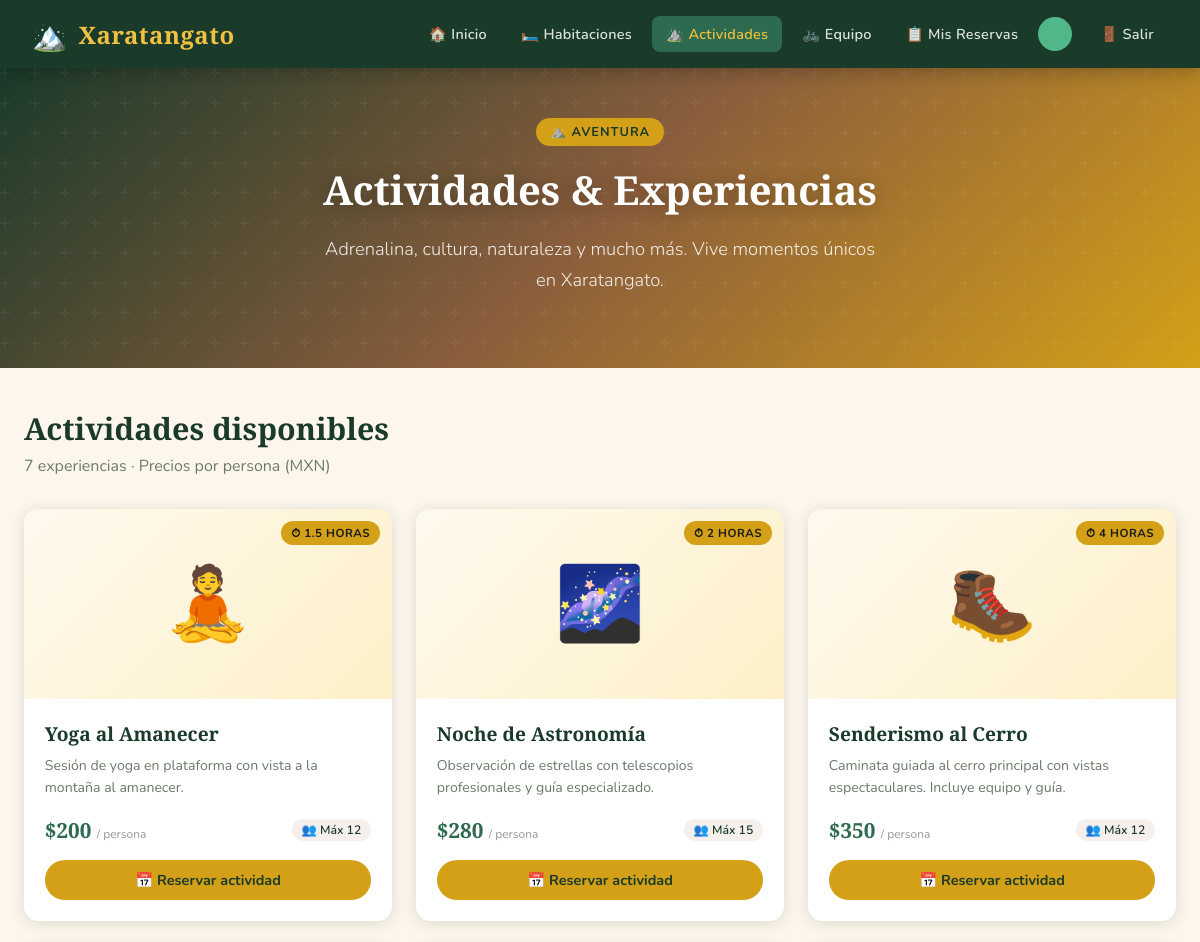
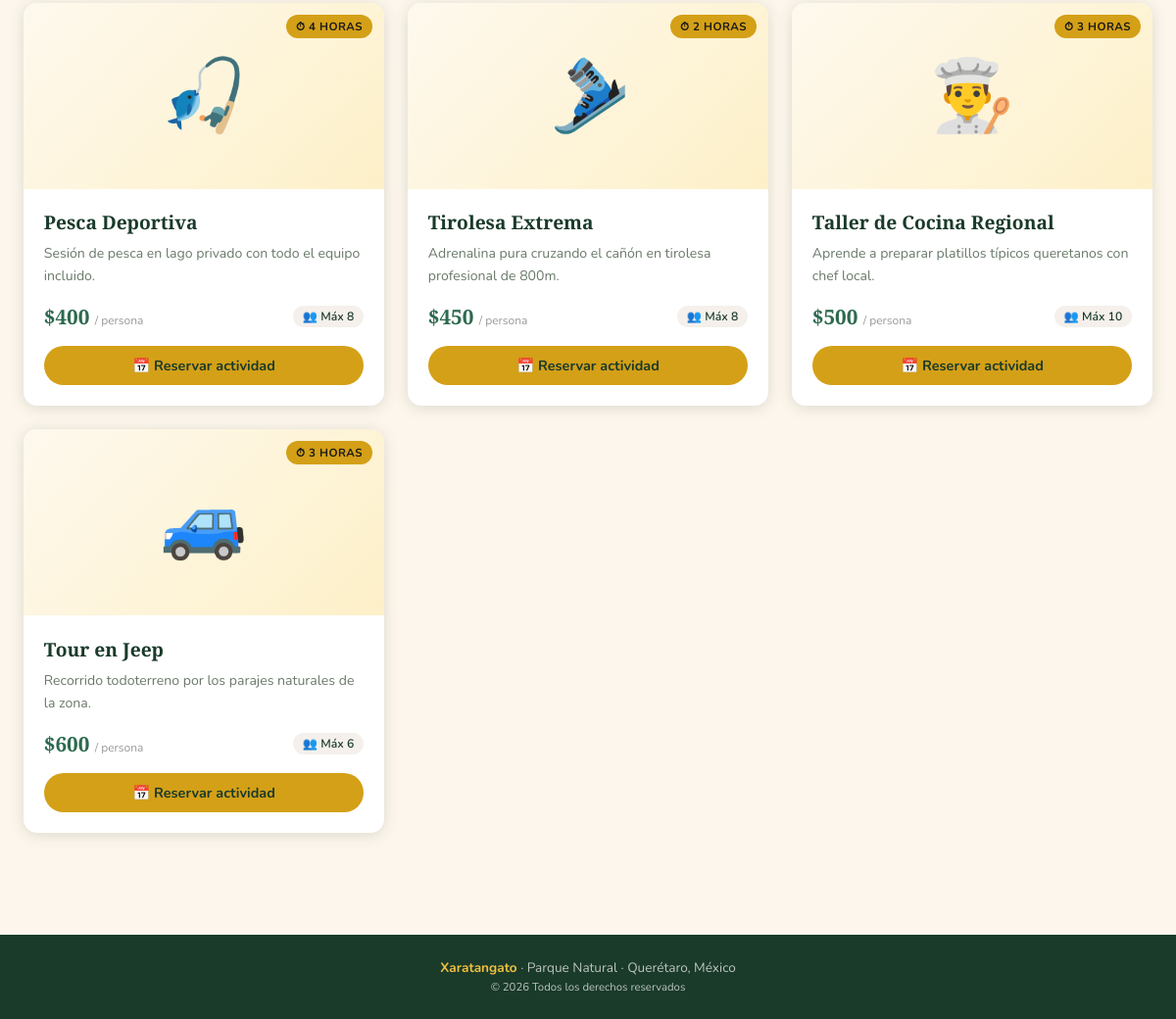
/xaratangato/actividades.php (signed in), run on the app's committed database (2 pictures, top to bottom).
### tables this page shows
CREATE TABLE IF NOT EXISTS actividades (
    id INT AUTO_INCREMENT PRIMARY KEY,
    nombre VARCHAR(100) NOT NULL,
    descripcion TEXT,
    precio DECIMAL(10,2) NOT NULL,
    duracion VARCHAR(50),
    capacidad_max INT DEFAULT 10,
    imagen VARCHAR(255),
    disponible TINYINT(1) DEFAULT 1
);

### xaratangato/includes/auth.php (called while the page is built, shortened)
<?php
function isLoggedIn() {
    return isset($_SESSION['user_id']);
}
?>

### xaratangato/actividades.php (the view, shortened to what this page needs)
<?php
require_once 'includes/auth.php';
$db = getDB();
$result = $db->query("SELECT * FROM actividades WHERE disponible=1 ORDER BY precio ASC");
$actividades = $result->fetch_all(MYSQLI_ASSOC);
$emojis = [
    'Senderismo'  => '🥾',
    'Tirolesa'    => '🎿',
    'Taller'      => '👨‍🍳',
    'Noche'       => '🌌',
    'Tour'        => '🚙',
    'Pesca'       => '🎣',
    'Yoga'        => '🧘',
];
function getEmoji($nombre, $emojis) {
    foreach ($emojis as $key => $emoji) {
        if (stripos($nombre, $key) !== false) return $emoji;
    }
    return '⛰️';
}
?>
<!DOCTYPE html>
<html lang="es">
<head>
<link rel="stylesheet" href="css/styles.css">
</head>
<body>
<?php include 'includes/navbar.php'; ?>
<div class="hero" style="padding:50px 2rem 40px;background:linear-gradient(135deg,#1a3a2a,#8b5e3c,#d4a017);">
  <div class="hero-badge">⛰️ Aventura</div>
  <h1 class="hero-title" style="font-size:2.5rem;">Actividades & Experiencias</h1>
  <p class="hero-subtitle">Adrenalina, cultura, naturaleza y mucho más. Vive momentos únicos en Xaratangato.</p>
</div>
<div class="section-content">
  <h2 class="section-title">Actividades disponibles</h2>
  <p class="section-desc"><?= count($actividades) ?> experiencias · Precios por persona (MXN)</p>
  <div class="cards-grid">
    <?php foreach ($actividades as $a):
      $emoji = getEmoji($a['nombre'], $emojis);
    ?>
    <div class="card">
      <div class="card-img">
        <div class="img-placeholder" style="background:linear-gradient(135deg,#fef9ee,#fdf0c8);"><?= $emoji ?></div>
        <span class="card-badge" style="background:var(--dorado);color:#1a1a1a;">⏱ <?= htmlspecialchars($a['duracion']) ?></span>
      </div>
      <div class="card-body">
        <h3 class="card-title"><?= htmlspecialchars($a['nombre']) ?></h3>
        <p class="card-desc"><?= htmlspecialchars($a['descripcion']) ?></p>
        <div class="card-meta">
          <div class="card-price">$<?= number_format($a['precio'],0) ?> <small>/ persona</small></div>
          <div class="card-info">
            <span class="tag">👥 Máx <?= $a['capacidad_max'] ?></span>
          </div>
        </div>
        <button class="btn btn-gold"
          onclick="abrirModalActividad(<?= $a['id'] ?>,'<?= addslashes($a['nombre']) ?>',<?= $a['precio'] ?>,<?= $a['capacidad_max'] ?>)"
          style="width:100%;">
          📅 Reservar actividad
        </button>
      </div>
    </div>
    <?php endforeach; ?>
  </div>
</div>
<footer>
  <strong>Xaratangato</strong> · Parque Natural · Querétaro, México<br>
  <small>© <?= date('Y') ?> Todos los derechos reservados</small>
</footer>
</body>
</html>

### xaratangato/includes/navbar.php (shortened to what this page needs)
<?php
$current = basename($_SERVER['PHP_SELF']);
?>
<nav class="navbar">
  <a href="<?= APP_URL ?>/index.php" class="navbar-brand">
    <span class="brand-icon">🏔️</span> Xaratangato
  </a>
  <ul class="nav-links" id="navLinks">
    <?php if (isLoggedIn()): ?>
      <li><a href="index.php" class="<?= $current==='index.php'?'active':'' ?>">🏠 Inicio</a></li>
      <li><a href="habitaciones.php" class="<?= $current==='habitaciones.php'?'active':'' ?>">🛏️ Habitaciones</a></li>
      <li><a href="actividades.php" class="<?= $current==='actividades.php'?'active':'' ?>">⛰️ Actividades</a></li>
      <li><a href="equipo.php" class="<?= $current==='equipo.php'?'active':'' ?>">🚲 Equipo</a></li>
      <li><a href="mis-reservas.php" class="<?= $current==='mis-reservas.php'?'active':'' ?>">📋 Mis Reservas</a></li>
      <li>
        <div class="user-badge">
          <div class="avatar"><?= strtoupper(substr($_SESSION['nombre'],0,1)) ?></div>
        </div>
      </li>
      <li><a href="logout.php">🚪 Salir</a></li>
    <?php else: ?>
      <li><a href="login.php">Iniciar sesión</a></li>
      <li><a href="registro.php" class="btn-reservar">Registro</a></li>
    <?php endif; ?>
  </ul>
</nav>

### data on the page
actividades: nombre "🧘", duracion "1.5 HORAS", nombre "Yoga al Amanecer", descripcion "Sesión de yoga en plataforma con vista a la montaña al amanecer.", precio "200", capacidad_max "12"
actividades: nombre "🌌", duracion "2 HORAS", nombre "Noche de Astronomía", descripcion "Observación de estrellas con telescopios profesionales y guía especializado.", precio "280", capacidad_max "15"
actividades: nombre "🥾", duracion "4 HORAS", nombre "Senderismo al Cerro", descripcion "Caminata guiada al cerro principal con vistas espectaculares. Incluye equipo y guía.", precio "350", capacidad_max "12"
actividades: nombre "🎣", duracion "4 HORAS", nombre "Pesca Deportiva", descripcion "Sesión de pesca en lago privado con todo el equipo incluido.", precio "400", capacidad_max "8"
actividades: nombre "🎿", duracion "2 HORAS", nombre "Tirolesa Extrema", descripcion "Adrenalina pura cruzando el cañón en tirolesa profesional de 800m.", precio "450", capacidad_max "8"
actividades: nombre "👨‍🍳", duracion "3 HORAS", nombre "Taller de Cocina Regional", descripcion "Aprende a preparar platillos típicos queretanos con chef local.", precio "500", capacidad_max "10"
actividades: nombre "🚙", duracion "3 HORAS", nombre "Tour en Jeep", descripcion "Recorrido todoterreno por los parajes naturales de la zona.", precio "600", capacidad_max "6"

### other printed values
count($actividades) "7"
